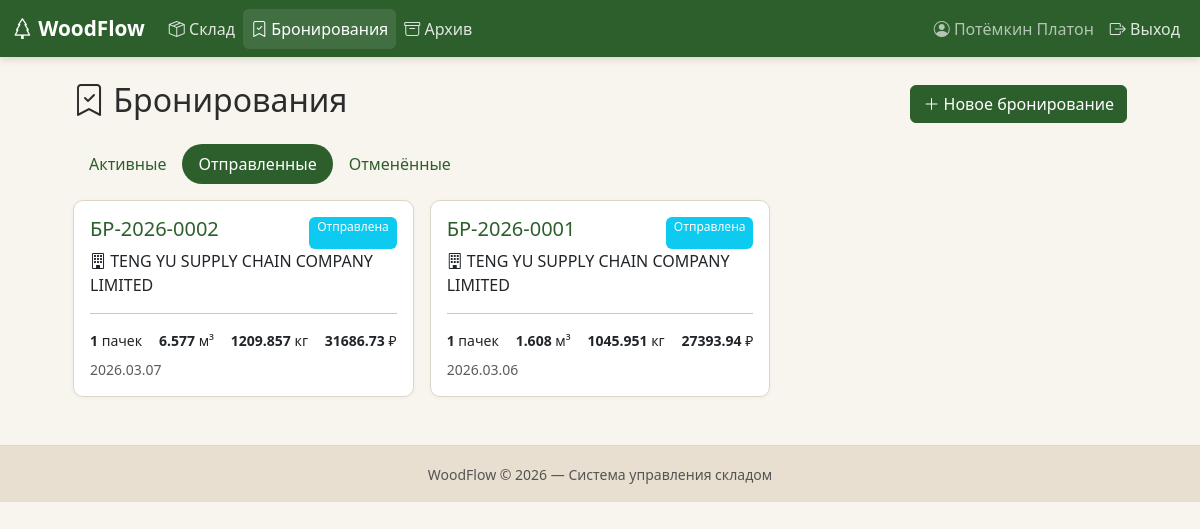
The app's page /bookings?status=отправлена (signed in) with its own data.
### models.py (models this page shows, shortened)
class User(UserMixin, db.Model):
    __tablename__ = "users"
    id = db.Column(db.Integer, primary_key=True)
    username = db.Column(db.String(80), unique=True, nullable=False)
    password_hash = db.Column(db.String(256), nullable=False)
    full_name = db.Column(db.String(150), default="")
    is_admin = db.Column(db.Boolean, default=False)
    is_active_user = db.Column(db.Boolean, default=True)
    created_at = db.Column(db.DateTime, default=lambda: datetime.now(ZoneInfo("Europe/Moscow")))
    @property
    def is_active(self):
        return self.is_active_user

class Booking(db.Model):
    __tablename__ = "bookings"
    id = db.Column(db.Integer, primary_key=True)
    number = db.Column(db.String(50), unique=True, nullable=False)
    company_name = db.Column(db.String(100), nullable=False)
    adres = db.Column(db.String(250), default="")
    status = db.Column(db.String(20), default="активная")      # активная / отправлена / отменена
    notes = db.Column(db.Text, default="")
    created_at = db.Column(db.DateTime, default=lambda: datetime.now(ZoneInfo("Europe/Moscow")))
    created_by = db.Column(db.Integer, db.ForeignKey("users.id"))
    price_per_m3 = db.Column(db.Float, default=0)  # руб
    contract = db.Column(db.String(50), default="")
    packs = db.relationship("WoodPack", backref="booking", lazy=True)
    shipment = db.relationship("Shipment", backref="booking", uselist=False)
    total_volume_nominal_for_pok = db.Column(db.Float, default=0, nullable=True)
    total_volume_fact_for_pok = db.Column(db.Float, default=0, nullable=True)
    total_volume_nominal_for_tam = db.Column(db.Float, default=0, nullable=True)
    total_volume_fact_for_tam = db.Column(db.Float, default=0, nullable=True)
    total_weight_nominal_for_pok = db.Column(db.Float, default=0, nullable=True)
    total_weight_fact_for_pok = db.Column(db.Float, default=0, nullable=True)
    total_weight_nominal_for_tam = db.Column(db.Float, default=0, nullable=True)
    total_weight_fact_for_tam = db.Column(db.Float, default=0, nullable=True)
    total_price = db.Column(db.Float, default=0, nullable=True)
    pack_count = db.Column(db.Integer, default=0, nullable=True)

### app.py (the view)
@app.route("/bookings")
@login_required
def bookings():
    status_filter = request.args.get("status", "активная")
    q = Booking.query
    if status_filter:
        q = q.filter(Booking.status == status_filter)
    booking_list = q.order_by(Booking.created_at.desc()).all()
    return render_template(
        "bookings.html", bookings=booking_list, status_filter=status_filter
    )

### app.py (called while the page is built)
@login_manager.user_loader
def load_user(user_id):
    return db.session.get(User, int(user_id))

### templates/bookings.html (shortened to what this page needs)
{% extends "base.html" %}
{% block content %}
<div class="row justify-content-center">
<div class="col-lg-11">
    <div class="d-flex justify-content-between align-items-center mb-3">
        <h2><i class="bi bi-bookmark-check"></i> Бронирования</h2>
        <a href="{{ url_for('create_booking') }}" class="btn btn-wf-green">
            <i class="bi bi-plus-lg"></i> Новое бронирование
        </a>
    </div>
    <ul class="nav nav-pills mb-3">
        <li class="nav-item">
            <a class="nav-link {{ 'active' if status_filter == 'активная' }}"
               href="?status=активная">Активные</a>
        </li>
        <li class="nav-item">
            <a class="nav-link {{ 'active' if status_filter == 'отправлена' }}"
               href="?status=отправлена">Отправленные</a>
        </li>
        <li class="nav-item">
            <a class="nav-link {{ 'active' if status_filter == 'отменена' }}"
               href="?status=отменена">Отменённые</a>
        </li>
    </ul>
    <div class="row g-3">
        {% for b in bookings %}
        <div class="col-md-6 col-xl-4">
            <div class="card wf-card h-100 cursor-pointer"
                 onclick="location.href='{{ url_for('booking_detail', booking_id=b.id) }}'">
                <div class="card-body">
                    <div class="d-flex justify-content-between">
                        <h5 class="card-title text-wf-green">{{ b.number }}</h5>
                        {% if b.status == 'активная' %}
                        <span class="badge bg-success">Активная</span>
                        {% elif b.status == 'отправлена' %}
                        <span class="badge bg-info">Отправлена</span>
                        {% else %}
                        <span class="badge bg-secondary">Отменена</span>
                        {% endif %}
                    </div>
                    <p class="mb-1">
                        <i class="bi bi-building"></i>
                        {{ b.company_name or '—' }}
                    </p>
                    <hr>
                    <div class="d-flex justify-content-between small">
                        <span><b>{{ b.pack_count }}</b> пачек</span>
                        <span><b>{{ b.total_volume_fact_for_pok | round(3)}}</b> м³</span>
                        <span><b>{{ b.total_weight_nominal_for_tam | round(3)}}</b> кг</span>
                        <span>
                            <b>{{ b.total_price | round(2) }}</b> ₽
                        </span>
                    </div>
                    <div class="text-muted small mt-2">
                        {{ b.created_at.strftime('%Y.%m.%d') }}
                    </div>
                </div>
            </div>
        </div>
        {% else %}
        <div class="col-12 text-center text-muted py-5">
            <p>Нет бронирований</p>
        </div>
        {% endfor %}
    </div>
</div>
</div>
{% endblock %}

### templates/base.html (shortened to what this page needs)
<!DOCTYPE html>
<html lang="ru">
<head>
    <link href="https://cdn.jsdelivr.net/npm/bootstrap@5.3.2/dist/css/bootstrap.min.css" rel="stylesheet">
    <link href="https://cdn.jsdelivr.net/npm/bootstrap-icons@1.11.1/font/bootstrap-icons.css" rel="stylesheet">
    <link href="{{ url_for('static', filename='css/style.css') }}" rel="stylesheet">
</head>
<body>
{% if current_user.is_authenticated %}
<nav class="navbar navbar-expand-lg navbar-dark wf-navbar">
    <div class="container-fluid">
        <a class="navbar-brand fw-bold" href="{{ url_for('dashboard') }}">
            <i class="bi bi-tree"></i> WoodFlow
        </a>
        <div class="collapse navbar-collapse" id="navMain">
            <ul class="navbar-nav me-auto">
                <li class="nav-item">
                    <a class="nav-link {% if 'stock' in request.endpoint|default('') %}active{% endif %}"
                       href="{{ url_for('stock') }}">
                        <i class="bi bi-box-seam"></i> Склад
                    </a>
                </li>
                <li class="nav-item">
                    <a class="nav-link {% if 'booking' in request.endpoint|default('') %}active{% endif %}"
                       href="{{ url_for('bookings') }}">
                        <i class="bi bi-bookmark-check"></i> Бронирования
                    </a>
                </li>
                <li class="nav-item">
                    <a class="nav-link {% if 'archive' in request.endpoint|default('') or 'shipment' in request.endpoint|default('') %}active{% endif %}"
                       href="{{ url_for('archive') }}">
                        <i class="bi bi-archive"></i> Архив
                    </a>
                </li>
            </ul>
            <ul class="navbar-nav">
                <li class="nav-item">
                    <span class="nav-link text-light opacity-75">
                        <i class="bi bi-person-circle"></i>
                        {{ current_user.full_name or current_user.username }}
                    </span>
                </li>
                <li class="nav-item">
                    <a class="nav-link" href="{{ url_for('logout') }}">
                        <i class="bi bi-box-arrow-right"></i> Выход
                    </a>
                </li>
            </ul>
        </div>
    </div>
</nav>
{% endif %}
<main class="container-fluid py-4 px-3 px-lg-4">
    {% block content %}{% endblock %}
</main>
<footer class="wf-footer text-center py-3 mt-4">
    <small class="text-muted">WoodFlow © {{ now().year if now is defined else "2026" }} — Система управления складом</small>
</footer>
</body>
</html>

### static/css/style.css (style rules this page uses)
:root { --wf-green: #2D5F2D; --wf-green-hover: #1E4D1E; --wf-green-light: #5B8C5A; --wf-beige: #F8F4EE; --wf-beige-dark: #E8DFD0; --wf-border: #DDD5C8; --wf-text: #2C2C2C; }
body { background-color: var(--wf-beige); color: var(--wf-text); font-family: 'Segoe UI', system-ui, -apple-system, sans-serif; }
.wf-navbar { background-color: var(--wf-green) !important; box-shadow: 0 2px 8px rgba(0,0,0,0.15); }
.wf-navbar .nav-link { color: rgba(255,255,255,0.85) !important; transition: color 0.2s; }
.wf-navbar .nav-link:hover, .wf-navbar .nav-link.active { color: #fff !important; background-color: rgba(255,255,255,0.1); border-radius: 6px; }
.wf-navbar .navbar-brand { color: #fff !important; font-size: 1.3rem; }
.wf-card { background: #fff; border: 1px solid var(--wf-border); border-radius: 10px; box-shadow: 0 1px 4px rgba(0,0,0,0.04); }
.btn-wf-green { background-color: var(--wf-green); border-color: var(--wf-green); color: #fff; }
.text-wf-green { color: var(--wf-green) !important; }
.nav-pills .nav-link { color: var(--wf-green); border-radius: 20px; }
.nav-pills .nav-link.active { background-color: var(--wf-green); }
.cursor-pointer { cursor: pointer; }
.wf-footer { background-color: var(--wf-beige-dark); border-top: 1px solid var(--wf-border); }
.badge { font-weight: 500; }

### records on screen
User: full_name "Потёмкин Платон"
Booking: number "БР-2026-0002", status "Отправлена", company_name "TENG YU SUPPLY CHAIN COMPANY LIMITED", pack_count "1", total_volume_fact_for_pok "6.577", total_weight_nominal_for_tam "1209.857", total_price "31686.73", created_at "2026.03.07"
Booking: number "БР-2026-0001", status "Отправлена", company_name "TENG YU SUPPLY CHAIN COMPANY LIMITED", pack_count "1", total_volume_fact_for_pok "1.608", total_weight_nominal_for_tam "1045.951", total_price "27393.94", created_at "2026.03.06"
